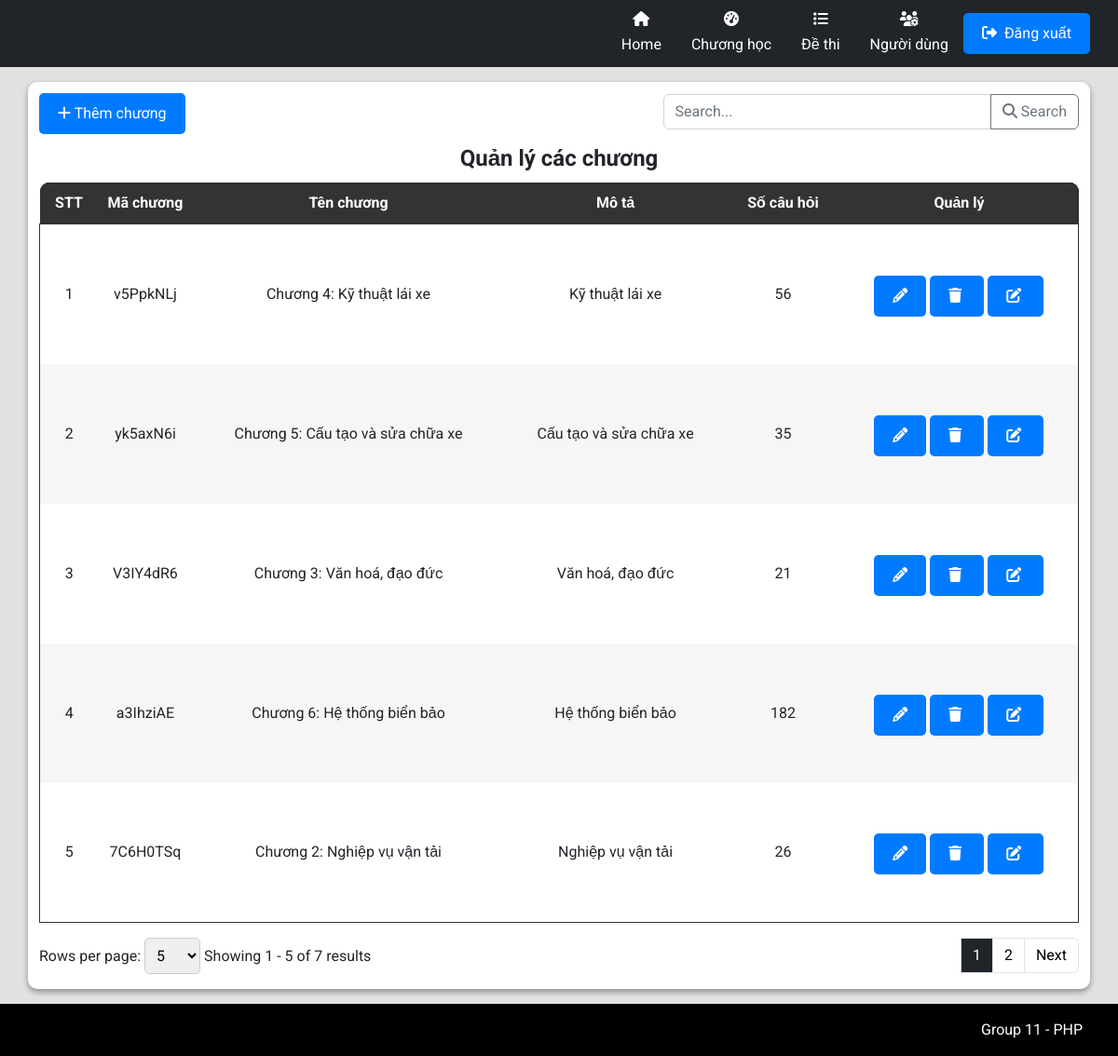
Page /admin/AdminIndex.php?workingPage=chapter on the earlier database version.
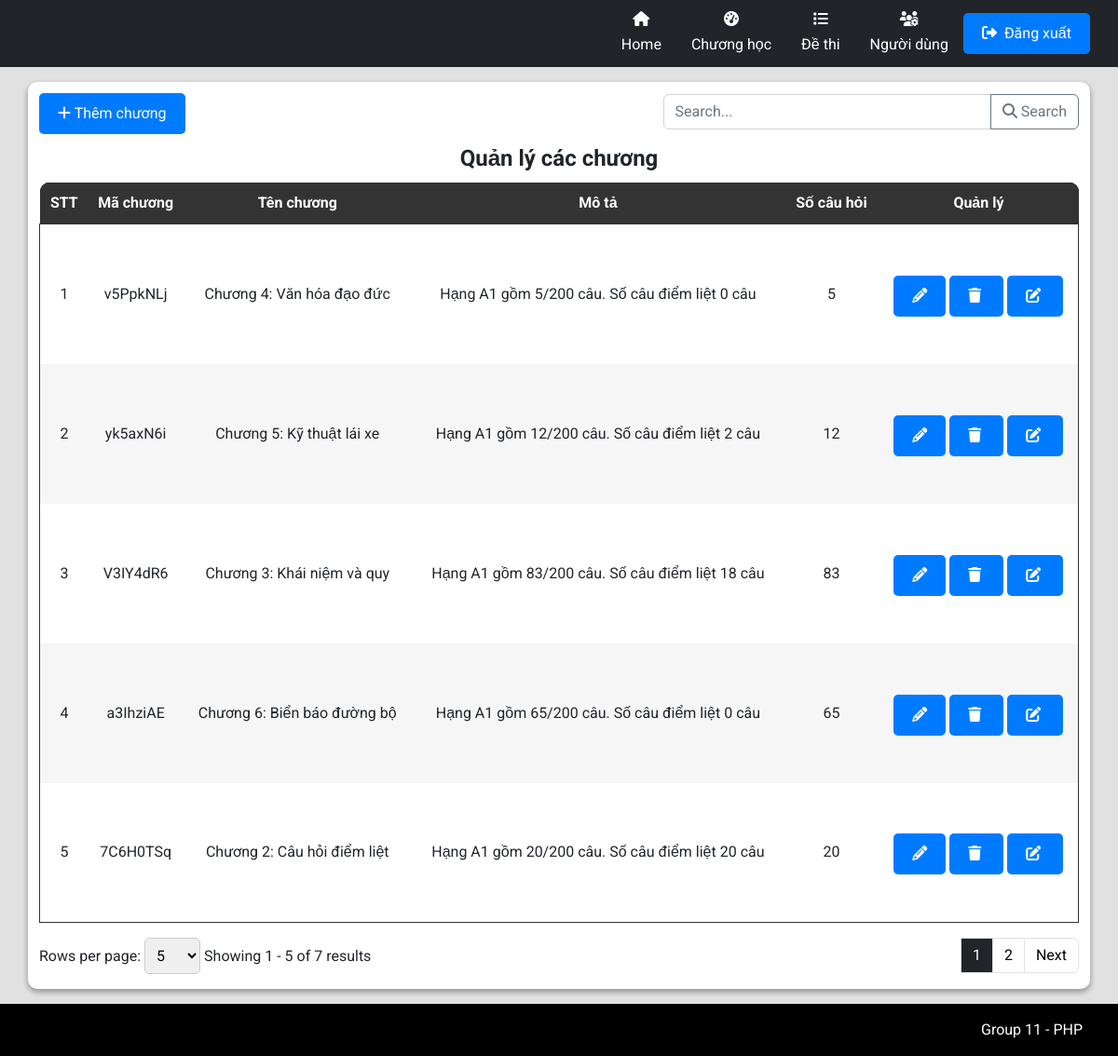
Same page on the later database version.
### tables this page shows
CREATE TABLE `tbl_chapter` (
  `id` varchar(36) NOT NULL,
  `code` varchar(255) DEFAULT NULL,
  `name` varchar(255) DEFAULT NULL,
  `description` varchar(255) DEFAULT NULL,
  `quantity` int(11) DEFAULT NULL
);

### admin/pages/Chapter/ChapterIndex.php (the view, shortened to what this page needs)
<link rel="stylesheet" href="./styles/ProductStyles.css">
<?php
$countAllSql = "SELECT * FROM tbl_chapter";
$total_records = mysqli_num_rows(mysqli_query($connect, $countAllSql));
$pageIndex = isset($_GET['page']) ? $_GET['page'] : 1;
$pageSize = isset($_GET['limit']) ? $_GET['limit'] : 5;
$total_page = ceil($total_records / $pageSize);
$start = ($pageIndex - 1) * $pageSize;
$search = '';
$getTableDataSql = "";
if (isset($_GET['search'])) {
    $getTableDataSql = "SELECT * FROM tbl_chapter
    WHERE
        tbl_chapter.name LIKE N'%" . $search . "%'
    LIMIT $start, $pageSize";
} else {
    $getTableDataSql = "SELECT * FROM tbl_chapter LIMIT $start, $pageSize";
}
$tableData = mysqli_query($connect, $getTableDataSql);
?>
<div class="text-left flex justify-between">
    <button type="button" class="btn btn-primary mb-2 mt-3" data-bs-toggle="modal" data-bs-target="#addChapter">
        <i class="fa-solid fa-plus"></i>
        Thêm chương
    </button>
    <div class="input-group mb-3 align-center mt-3 w-40">
        <input type="text" class="form-control" placeholder="Search..." aria-label="Recipient's username" name="search" id="search-input" aria-describedby="button-addon2">
        <button class="btn btn-outline-secondary" id="search-button" onclick="performSearch()" name="ok">
            <i class="fa-solid fa-magnifying-glass"></i>
            Search
        </button>
    </div>
</div>
<div class="container p-0">
    <table class="w-100">
        <legend class="text-center"><b>Quản lý các chương</b></legend>
        <thead class="table-head w-100">
            <tr class="table-heading">
                <th class="noWrap">STT</th>
                <th class="noWrap">Mã chương</th>
                <th class="noWrap">Tên chương</th>
                <th class="noWrap">Mô tả</th>
                <th class="noWrap">Số câu hỏi</th>
                <th class="noWrap">Quản lý </th>
            </tr>
        </thead>
        <tbody class="table-body">
            <?php
            $displaychapter = 0;
            while ($row = mysqli_fetch_array($tableData)) {
                $displaychapter++;
            ?>
                <tr>
                    <td>
                        <?php echo $displaychapter + ($pageIndex - 1) * $pageSize; ?>
                    </td>
                    <td class="tensanpham">
                        <?php echo $row['code'] ?>
                    </td>
                    <td>
                        <?php echo $row['name'] ?>
                    </td>
                    <td>
                        <?php echo $row['description'] ?>
                    </td>
                    <td>
                        <?php echo $row['quantity'] ?>
                    </td>
                    <td>
                        <button type="button" class="btn btn-primary mb-2 mt-3 con-tooltip top" data-bs-toggle="modal" data-bs-target="#editPopup_<?php echo $row['id']; ?>">
                            <i class="fa-solid fa-pencil"></i>
                        </button>
                        <button type="button" class="btn btn-primary mb-2 mt-3 con-tooltip top" data-bs-toggle="modal" data-bs-target="#confirmPopup_<?php echo $row['id']; ?>">
                            <i class="fa-solid fa-trash mr-1"></i>
                        </button>
                        <a class='btn btn-primary mb-2 mt-3 con-tooltip top text-white productSizeButton color-white' href="?workingPage=question&chapterId=<?php echo $row['id']; ?>">
                            <i class="fa-solid fa-pen-to-square text-white mr-1"></i>
                        </a>
                    </td>
                </tr>
            <?php
            }
            ?>
        </tbody>
    </table>
    <form action="" method="GET">
        <nav class="row py-2" aria-label="Page navigation example">
            <div class="paganation-infor col py-2">
                <form action="" method="GET">
                    <label for="limitSelect">Rows per page:</label>
                    <select name="limit" id="limitSelect" onchange="updatePageAndLimit()">
                        <option value="5" <?php if ($pageSize == 5) echo 'selected'; ?>>5</option>
                    </select>
                </form>
                <label class="mr-4">Showing
                    <?php
                    $startItem = ($pageIndex - 1) * $pageSize + 1;
                    $endItem = min($pageIndex * $pageSize, $total_records);
                    echo "{$startItem} - {$endItem} of {$total_records} results";
                    ?>
                </label>
            </div>
            <ul class="m-0 pagination justify-content-end py-2 col">
                <?php
                $range = 3;
                for ($i = 1; $i <= $total_page; $i++) {
                    if ($i == $pageIndex) {
                        echo '<li class="page-item light">
                        <span name="page" class="page-link text-reset text-white bg-dark" href="?workingPage=chapter&limit=' . ($pageSize) . '&page=' . ($i) . '"> ' . ($i) . ' </span>
                        </li>';
                    } else {
                        if ($i == 1) {
                            echo '<li class="page-item light">
                            <a name="page" class="page-link text-reset text-black" href="?workingPage=chapter&limit=' . ($pageSize) . '&page=' . ($i) . '"> ' . ($i) . ' </a>
                            </li>';
                        }
                        else if ($i > $pageIndex - $range && $i < $pageIndex + $range) {
                            echo '<li class="page-item light">
                            <a name="page" class="page-link text-reset text-black" href="?workingPage=chapter&limit=' . ($pageSize) . '&page=' . ($i) . '"> ' . ($i) . ' </a>
                            </li>';
                        }
                        else if ($i == $total_page) {
                            echo '<li class="page-item light">
                            <a name="page" class="page-link text-reset text-black" href="?workingPage=chapter&limit=' . ($pageSize) . '&page=' . ($i) . '"> ' . ($i) . ' </a>
                            </li>';
                        }
                    }
                }
                ?>
                <?php
                if ($pageIndex < $total_page && $total_page > 1) {
                    echo '<li class="page-item light">
                    <a name="page" class="page-link text-reset text-black" aria-label="Next" href="?workingPage=chapter&limit=' . ($pageSize) . '&page=' . ($pageIndex + 1) . '">
                    Next
                    </a>
                    </li>';
                }
                ?>
            </ul>
    </form>
</div>

### admin/AdminIndex.php (shortened to what this page needs)
<!DOCTYPE html>
<html lang="en">
<head>
    <link rel="stylesheet" href="./styles//AdminStyles.css">
    <link href="https://cdn.jsdelivr.net/npm/bootstrap@5.2.3/dist/css/bootstrap.min.css" rel="stylesheet">
    <link rel="stylesheet" href="https://cdnjs.cloudflare.com/ajax/libs/font-awesome/6.4.2/css/all.min.css" />
    <link rel="stylesheet" href="../common/css/CommonStyle.css">
</head>
<body>
    <div class="wrapper">
        <?php
        include("adminCommon/Header.php");
        include("adminCommon/AdminRouter.php");
        include("adminCommon/Footer.php");
        ?>
    </div>
</body>
</html>

### admin/adminCommon/Header.php (shortened to what this page needs)
<header>
    <div class="px-3 bg-dark text-white">
        <div class="container px-0">
            <div class="d-flex flex-wrap align-items-center justify-content-center justify-content-lg-start">
                <a href="/" class="d-flex align-items-center my-lg-0 me-lg-auto text-white text-decoration-none">
                    <svg class="bi me-2" width="40" height="32" role="img" aria-label="Bootstrap">
                        <use xlink:href="#bootstrap"></use>
                    </svg>
                </a>
                <?php
                if (isset($_GET['workingPage'])) {
                    $workingPage = $_GET['workingPage'];
                }
                ?>
                <?php
                function getHeaderTextColor($currentPage)
                {
                    if ($currentPage == $GLOBALS['workingPage']) echo 'text-secondary';
                    else echo 'text-white';
                }
                ?>
                <ul
                    class="nav my-1 col-12 col-lg-auto justify-content-center my-md-0 text-small flex-middle align-items-center">
                    <li class="flex-center">
                        <a href="AdminIndex.php"
                            class="nav-link <?php getHeaderTextColor(''); ?> flex-column flex-center">
                            <i class="fa-solid fa-house text-white mb-2 "></i>
                            Home
                        </a>
                    </li>
                    <li class="flex-center">
                        <a href="AdminIndex.php?workingPage=chapter"
                            class="nav-link <?php getHeaderTextColor('order'); ?> flex-column flex-center">
                            <i class="fa-solid fa-gauge-high text-white mb-2"></i>
                            Chương học
                        </a>
                    </li>
                    <li class="flex-center">
                        <a href="AdminIndex.php?workingPage=exam"
                            class="nav-link <?php getHeaderTextColor('order'); ?> flex-column flex-center">
                            <i class="fa-solid fa-list text-white mb-2"></i>
                            Đề thi
                        </a>
                    </li>
                    <li class="flex-center">
                        <a href="AdminIndex.php?workingPage=user"
                            class="nav-link <?php getHeaderTextColor('user'); ?> flex-column flex-center">
                            <i class="fa-solid fa-users-gear text-white mb-2"></i>
                            Người dùng
                        </a>
                    </li>
                    <li class="flex-center">
                        <div class="text-end">
                            <button type="button" class="btn btn-primary" data-toggle="modal" data-target="#myModal">
                                <i class="fa-solid fa-right-from-bracket mr-1"></i>
                                Đăng xuất
                            </button>
                        </div>
                    </li>
                </ul>
            </div>
        </div>
    </div>
</header>

### admin/adminCommon/AdminRouter.php (shortened to what this page needs)
<div class="flex-grow-1">
    <div class="container my-4 appCard <?php if (!isset($_GET['workingPage'])) echo "bg-transparent"; ?>">
        <?php
        if ($workingPage == 'chapter') {
            include("./pages/Chapter/ChapterIndex.php");
        } else if ($workingPage == 'question') {
            include("./pages/Question/QuestionIndex.php");
            include("./pages/Question/AddQuestionPopup.php");
        } else if ($workingPage == 'exam') {
            include("./pages/Exam/ExamIndex.php");
            include("./pages/Exam/AddExamPopup.php");
        } else if ($workingPage == 'user') {
            include("./pages/User/UserIndex.php");
        }
        else {
            include("./pages/Dashboard/DashboardIndex.php");
        }
        ?>
    </div>
</div>

### admin/adminCommon/Footer.php
<div class="footer text-right">
    <div class="container p-2 flex-center justify-right py-4">
        <p class="m-0">Group 11 - PHP</p>
    </div>
</div>

### admin/styles/AdminStyles.css (style rules this page uses)
body { display: flex; flex-direction: column; }
.wrapper { flex: 1; width: 100%; display: flex; flex-direction: column; font-family: "Roboto", sans-serif; overflow-x: hidden; background-color: rgb(225, 225, 225); }
.wrapper>.flex-grow-1>.container { background-color: white; border-radius: 10px; }
.appCard { background-color: white; border-radius: 10px; box-shadow: rgba(0, 0, 0, 0.16) 0px 3px 6px, rgba(0, 0, 0, 0.23) 0px 3px 6px; }
.footer { background-color: black !important; color: white; }

### common/css/CommonStyle.css (style rules this page uses)
html { padding: unset; margin: unset; box-sizing: border-box; scroll-behavior: smooth; }
body { min-height: 100vh; }
:root { --pr-color: rgb(62, 148, 163); }
.m-0 { margin: 0 !important; }
.p-0 { padding: 0 !important; }
.px-0 { padding-left: 0 !important; padding-right: 0 !important; }
.mr-1 { margin-right: 4px !important; }
.my-1 { margin-top: 4px !important; margin-bottom: 4px !important; }
.mb-2 { margin-bottom: 8px !important; }
.p-2 { padding: 8px !important; }
.py-2 { padding-top: 8px !important; padding-bottom: 8px !important; }
.mt-3 { margin-top: 12px !important; }
.mb-3 { margin-bottom: 12px !important; }
.px-3 { padding-left: 12px !important; padding-right: 12px !important; }
.mr-4 { margin-right: 16px !important; }
.my-4 { margin-top: 16px !important; margin-bottom: 16px !important; }
.py-4 { padding-top: 16px !important; padding-bottom: 16px !important; }
.w-40 { width: 40%; }
.w-100 { width: 100% !important; }
.flex-center { align-items: center; justify-content: center; display: flex; }
.flex { display: flex; }
.flex-column { display: flex; flex-direction: column; }
.flex-middle { align-items: center; }
.flex-grow-1 { flex-grow: 1; }
.align-center { align-items: center; }
.justify-right { justify-content: flex-end; }
.justify-between { justify-content: space-between; }
.text-center { text-align: center; }
.text-right { text-align: right; }
.text-white { color: #fff !important; }
.text-black { color: #000 !important; }
.con-tooltip { position: relative; background: #F2D1C9; border-radius: 9px; display: inline-block; transition: all 0.3s ease-in-out; cursor: default; }

### admin/styles/ProductStyles.css (style rules this page uses)
* { padding: 0; margin: 0; box-sizing: border-box; }
table { border-radius: 10px; }
.container { width: 100%; }
.table-head { color: white; background-color: #000; }
.table-head .table-heading { background-color: #000; color: white; }
.table-head .table-heading th:first-child { border-top-left-radius: 10px; }
.table-head .table-heading th:last-child { border-top-right-radius: 10px; }
.table-heading { border-radius: 10px; }
.table-head th { padding: 10px; text-align: center; }
.table-head, .table-body { border-collapse: collapse; }
.table-body { border: 1px solid #333; }
.table-body, .table-body tr { background-color: #fff; }
.table-body td { text-align: center; }
.table-body tr:nth-child(2n + 2) { background-color: #f6f6f6; }
table { border-collapse: collapse; background-color: #f8f8f8; }
th, td { padding: 10px; text-align: left; }
th { background-color: #333; color: white; }
.btn-primary { background-color: #007bff; color: white; padding: 10px 20px; border: none; border-radius: 5px; cursor: pointer; }
.noWrap { white-space: nowrap; }
select, option { width: 60px; padding: 8px; border: 1px solid #ccc; border-radius: 5px; }
.tensanpham { width: 100px; height: 150px; text-align: center; }
.productSizeButton { color: white; text-decoration: none; }

Differences in the rows shown:
changed tbl_chapter "v5PpkNLj": name "Chương 4: Kỹ thuật lái xe" → "Chương 4: Văn hóa đạo đức"; description "Kỹ thuật lái xe" → "Hạng A1 gồm 5/200 câu. Số câu điểm liệt 0 câu"; quantity "56" → "5"
changed tbl_chapter "yk5axN6i": name "Chương 5: Cấu tạo và sửa chữa xe" → "Chương 5: Kỹ thuật lái xe"; description "Cấu tạo và sửa chữa xe" → "Hạng A1 gồm 12/200 câu. Số câu điểm liệt 2 câu"; quantity "35" → "12"
changed tbl_chapter "V3IY4dR6": name "Chương 3: Văn hoá, đạo đức" → "Chương 3: Khái niệm và quy"; description "Văn hoá, đạo đức" → "Hạng A1 gồm 83/200 câu. Số câu điểm liệt 18 câu"; quantity "21" → "83"
changed tbl_chapter "a3IhziAE": name "Chương 6: Hệ thống biển bảo" → "Chương 6: Biển báo đường bộ"; description "Hệ thống biển bảo" → "Hạng A1 gồm 65/200 câu. Số câu điểm liệt 0 câu"; quantity "182" → "65"
changed tbl_chapter "7C6H0TSq": name "Chương 2: Nghiệp vụ vận tải" → "Chương 2: Câu hỏi điểm liệt"; description "Nghiệp vụ vận tải" → "Hạng A1 gồm 20/200 câu. Số câu điểm liệt 20 câu"; quantity "26" → "20"
